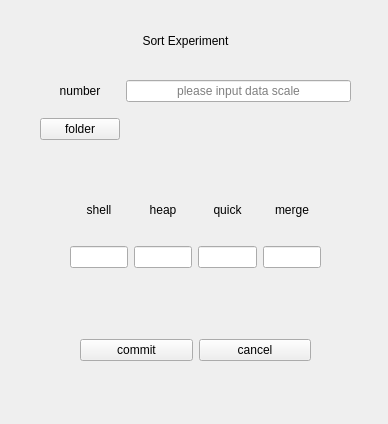
<?xml version="1.0" encoding="UTF-8"?>
<ui version="4.0">
 <class>SortWidget</class>
 <widget class="QWidget" name="SortWidget">
  <property name="geometry">
   <rect>
    <x>0</x>
    <y>0</y>
    <width>388</width>
    <height>424</height>
   </rect>
  </property>
  <property name="windowTitle">
   <string>SortWidget</string>
  </property>
  <widget class="QLabel" name="titleLabel">
   <property name="geometry">
    <rect>
     <x>120</x>
     <y>30</y>
     <width>131</width>
     <height>21</height>
    </rect>
   </property>
   <property name="text">
    <string>Sort Experiment</string>
   </property>
   <property name="alignment">
    <set>Qt::AlignCenter</set>
   </property>
  </widget>
  <widget class="QWidget" name="horizontalLayoutWidget_3">
   <property name="geometry">
    <rect>
     <x>80</x>
     <y>310</y>
     <width>231</width>
     <height>80</height>
    </rect>
   </property>
   <layout class="QHBoxLayout" name="buttonHLayout">
    <item>
     <widget class="QPushButton" name="commitPushButton">
      <property name="text">
       <string>commit</string>
      </property>
     </widget>
    </item>
    <item>
     <widget class="QPushButton" name="cancelPushButton">
      <property name="text">
       <string>cancel</string>
      </property>
     </widget>
    </item>
   </layout>
  </widget>
  <widget class="QWidget" name="gridLayoutWidget">
   <property name="geometry">
    <rect>
     <x>40</x>
     <y>70</y>
     <width>311</width>
     <height>80</height>
    </rect>
   </property>
   <layout class="QGridLayout" name="gridLayout">
    <item row="1" column="0">
     <widget class="QPushButton" name="folderPushButton">
      <property name="text">
       <string>folder</string>
      </property>
     </widget>
    </item>
    <item row="0" column="0">
     <widget class="QLabel" name="countLabel">
      <property name="text">
       <string>number</string>
      </property>
      <property name="alignment">
       <set>Qt::AlignCenter</set>
      </property>
     </widget>
    </item>
    <item row="0" column="1">
     <widget class="QLineEdit" name="countLineEdit">
      <property name="sizePolicy">
       <sizepolicy hsizetype="Minimum" vsizetype="Fixed">
        <horstretch>0</horstretch>
        <verstretch>0</verstretch>
       </sizepolicy>
      </property>
      <property name="alignment">
       <set>Qt::AlignCenter</set>
      </property>
      <property name="placeholderText">
       <string>please input data scale</string>
      </property>
     </widget>
    </item>
    <item row="1" column="1">
     <widget class="QLabel" name="pathLabel">
      <property name="sizePolicy">
       <sizepolicy hsizetype="Expanding" vsizetype="Preferred">
        <horstretch>0</horstretch>
        <verstretch>0</verstretch>
       </sizepolicy>
      </property>
      <property name="text">
       <string/>
      </property>
     </widget>
    </item>
   </layout>
  </widget>
  <widget class="QWidget" name="gridLayoutWidget_2">
   <property name="geometry">
    <rect>
     <x>70</x>
     <y>180</y>
     <width>251</width>
     <height>111</height>
    </rect>
   </property>
   <layout class="QGridLayout" name="gridLayout_2">
    <item row="0" column="0">
     <widget class="QLabel" name="shellLabel">
      <property name="sizePolicy">
       <sizepolicy hsizetype="Minimum" vsizetype="Fixed">
        <horstretch>0</horstretch>
        <verstretch>0</verstretch>
       </sizepolicy>
      </property>
      <property name="contextMenuPolicy">
       <enum>Qt::CustomContextMenu</enum>
      </property>
      <property name="text">
       <string>shell</string>
      </property>
      <property name="alignment">
       <set>Qt::AlignCenter</set>
      </property>
     </widget>
    </item>
    <item row="0" column="1">
     <widget class="QLabel" name="heapLabel">
      <property name="sizePolicy">
       <sizepolicy hsizetype="Minimum" vsizetype="Fixed">
        <horstretch>0</horstretch>
        <verstretch>0</verstretch>
       </sizepolicy>
      </property>
      <property name="text">
       <string>heap</string>
      </property>
      <property name="alignment">
       <set>Qt::AlignCenter</set>
      </property>
     </widget>
    </item>
    <item row="0" column="2">
     <widget class="QLabel" name="quickLabel">
      <property name="sizePolicy">
       <sizepolicy hsizetype="Minimum" vsizetype="Fixed">
        <horstretch>0</horstretch>
        <verstretch>0</verstretch>
       </sizepolicy>
      </property>
      <property name="text">
       <string>quick</string>
      </property>
      <property name="alignment">
       <set>Qt::AlignCenter</set>
      </property>
     </widget>
    </item>
    <item row="0" column="3">
     <widget class="QLabel" name="mergeLabel">
      <property name="sizePolicy">
       <sizepolicy hsizetype="Minimum" vsizetype="Fixed">
        <horstretch>0</horstretch>
        <verstretch>0</verstretch>
       </sizepolicy>
      </property>
      <property name="text">
       <string>merge</string>
      </property>
      <property name="alignment">
       <set>Qt::AlignCenter</set>
      </property>
     </widget>
    </item>
    <item row="1" column="0">
     <widget class="QLineEdit" name="shellLineEdit"/>
    </item>
    <item row="1" column="1">
     <widget class="QLineEdit" name="heapLineEdit"/>
    </item>
    <item row="1" column="2">
     <widget class="QLineEdit" name="quickLineEdit"/>
    </item>
    <item row="1" column="3">
     <widget class="QLineEdit" name="mergeLineEdit"/>
    </item>
   </layout>
  </widget>
 </widget>
 <resources/>
 <connections/>
</ui>
